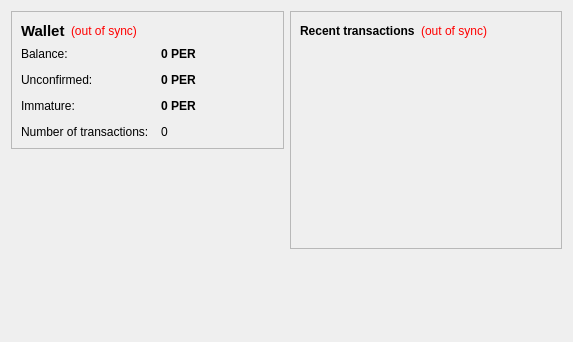
<?xml version="1.0" encoding="UTF-8"?>
<ui version="4.0">
 <class>OverviewPage</class>
 <widget class="QWidget" name="OverviewPage">
  <property name="geometry">
   <rect>
    <x>0</x>
    <y>0</y>
    <width>573</width>
    <height>342</height>
   </rect>
  </property>
  <property name="windowTitle">
   <string>Form</string>
  </property>
  <layout class="QHBoxLayout" name="horizontalLayout" stretch="1,1">
   <item>
    <layout class="QVBoxLayout" name="verticalLayout_2">
     <item>
      <widget class="QFrame" name="frame">
       <property name="frameShape">
        <enum>QFrame::StyledPanel</enum>
       </property>
       <property name="frameShadow">
        <enum>QFrame::Raised</enum>
       </property>
       <layout class="QVBoxLayout" name="verticalLayout_4">
        <item>
         <layout class="QHBoxLayout" name="horizontalLayout_4">
          <item>
           <widget class="QLabel" name="label_5">
            <property name="font">
             <font>
              <pointsize>11</pointsize>
              <weight>75</weight>
              <bold>true</bold>
             </font>
            </property>
            <property name="text">
             <string>Wallet</string>
            </property>
           </widget>
          </item>
          <item>
           <widget class="QLabel" name="labelWalletStatus">
            <property name="toolTip">
             <string>The displayed information may be out of date. Your wallet automatically synchronizes with the PercivalCoin network after a connection is established, but this process has not completed yet.</string>
            </property>
            <property name="styleSheet">
             <string notr="true">QLabel { color: red; }</string>
            </property>
            <property name="text">
             <string notr="true">(out of sync)</string>
            </property>
            <property name="alignment">
             <set>Qt::AlignLeading|Qt::AlignLeft|Qt::AlignVCenter</set>
            </property>
           </widget>
          </item>
          <item>
           <spacer name="horizontalSpacer_2">
            <property name="orientation">
             <enum>Qt::Horizontal</enum>
            </property>
            <property name="sizeHint" stdset="0">
             <size>
              <width>40</width>
              <height>20</height>
             </size>
            </property>
           </spacer>
          </item>
         </layout>
        </item>
        <item>
         <layout class="QFormLayout" name="formLayout_2">
          <property name="fieldGrowthPolicy">
           <enum>QFormLayout::AllNonFixedFieldsGrow</enum>
          </property>
          <property name="horizontalSpacing">
           <number>12</number>
          </property>
          <property name="verticalSpacing">
           <number>12</number>
          </property>
          <item row="0" column="0">
           <widget class="QLabel" name="label">
            <property name="text">
             <string>Balance:</string>
            </property>
           </widget>
          </item>
          <item row="0" column="1">
           <widget class="QLabel" name="labelBalance">
            <property name="font">
             <font>
              <weight>75</weight>
              <bold>true</bold>
             </font>
            </property>
            <property name="cursor">
             <cursorShape>IBeamCursor</cursorShape>
            </property>
            <property name="toolTip">
             <string>Your current balance</string>
            </property>
            <property name="text">
             <string notr="true">0 PER</string>
            </property>
            <property name="textInteractionFlags">
             <set>Qt::LinksAccessibleByMouse|Qt::TextSelectableByKeyboard|Qt::TextSelectableByMouse</set>
            </property>
           </widget>
          </item>
          <item row="1" column="0">
           <widget class="QLabel" name="label_3">
            <property name="text">
             <string>Unconfirmed:</string>
            </property>
           </widget>
          </item>
          <item row="1" column="1">
           <widget class="QLabel" name="labelUnconfirmed">
            <property name="font">
             <font>
              <weight>75</weight>
              <bold>true</bold>
             </font>
            </property>
            <property name="cursor">
             <cursorShape>IBeamCursor</cursorShape>
            </property>
            <property name="toolTip">
             <string>Total of transactions that have yet to be confirmed, and do not yet count toward the current balance</string>
            </property>
            <property name="text">
             <string notr="true">0 PER</string>
            </property>
            <property name="textInteractionFlags">
             <set>Qt::LinksAccessibleByMouse|Qt::TextSelectableByKeyboard|Qt::TextSelectableByMouse</set>
            </property>
           </widget>
          </item>
          <item row="3" column="0">
           <widget class="QLabel" name="label_2">
            <property name="text">
             <string>Number of transactions:</string>
            </property>
           </widget>
          </item>
          <item row="3" column="1">
           <widget class="QLabel" name="labelNumTransactions">
            <property name="toolTip">
             <string>Total number of transactions in wallet</string>
            </property>
            <property name="text">
             <string notr="true">0</string>
            </property>
           </widget>
          </item>
          <item row="2" column="0">
           <widget class="QLabel" name="labelImmatureText">
            <property name="text">
             <string>Immature:</string>
            </property>
           </widget>
          </item>
          <item row="2" column="1">
           <widget class="QLabel" name="labelImmature">
            <property name="font">
             <font>
              <weight>75</weight>
              <bold>true</bold>
             </font>
            </property>
            <property name="toolTip">
             <string>Mined balance that has not yet matured</string>
            </property>
            <property name="text">
             <string notr="true">0 PER</string>
            </property>
            <property name="textInteractionFlags">
             <set>Qt::LinksAccessibleByMouse|Qt::TextSelectableByKeyboard|Qt::TextSelectableByMouse</set>
            </property>
           </widget>
          </item>
         </layout>
        </item>
       </layout>
      </widget>
     </item>
     <item>
      <spacer name="verticalSpacer">
       <property name="orientation">
        <enum>Qt::Vertical</enum>
       </property>
       <property name="sizeHint" stdset="0">
        <size>
         <width>20</width>
         <height>40</height>
        </size>
       </property>
      </spacer>
     </item>
    </layout>
   </item>
   <item>
    <layout class="QVBoxLayout" name="verticalLayout_3">
     <item>
      <widget class="QFrame" name="frame_2">
       <property name="frameShape">
        <enum>QFrame::StyledPanel</enum>
       </property>
       <property name="frameShadow">
        <enum>QFrame::Raised</enum>
       </property>
       <layout class="QVBoxLayout" name="verticalLayout">
        <item>
         <layout class="QHBoxLayout" name="horizontalLayout_2">
          <item>
           <widget class="QLabel" name="label_4">
            <property name="text">
             <string>&lt;b&gt;Recent transactions&lt;/b&gt;</string>
            </property>
           </widget>
          </item>
          <item>
           <widget class="QLabel" name="labelTransactionsStatus">
            <property name="toolTip">
             <string>The displayed information may be out of date. Your wallet automatically synchronizes with the PercivalCoin network after a connection is established, but this process has not completed yet.</string>
            </property>
            <property name="styleSheet">
             <string notr="true">QLabel { color: red; }</string>
            </property>
            <property name="text">
             <string notr="true">(out of sync)</string>
            </property>
            <property name="alignment">
             <set>Qt::AlignRight|Qt::AlignTrailing|Qt::AlignVCenter</set>
            </property>
           </widget>
          </item>
          <item>
           <spacer name="horizontalSpacer">
            <property name="orientation">
             <enum>Qt::Horizontal</enum>
            </property>
            <property name="sizeHint" stdset="0">
             <size>
              <width>40</width>
              <height>20</height>
             </size>
            </property>
           </spacer>
          </item>
         </layout>
        </item>
        <item>
         <widget class="QListView" name="listTransactions">
          <property name="styleSheet">
           <string notr="true">QListView { background: transparent; }</string>
          </property>
          <property name="frameShape">
           <enum>QFrame::NoFrame</enum>
          </property>
          <property name="verticalScrollBarPolicy">
           <enum>Qt::ScrollBarAlwaysOff</enum>
          </property>
          <property name="horizontalScrollBarPolicy">
           <enum>Qt::ScrollBarAlwaysOff</enum>
          </property>
          <property name="selectionMode">
           <enum>QAbstractItemView::NoSelection</enum>
          </property>
         </widget>
        </item>
       </layout>
      </widget>
     </item>
     <item>
      <spacer name="verticalSpacer_2">
       <property name="orientation">
        <enum>Qt::Vertical</enum>
       </property>
       <property name="sizeHint" stdset="0">
        <size>
         <width>20</width>
         <height>40</height>
        </size>
       </property>
      </spacer>
     </item>
    </layout>
   </item>
  </layout>
 </widget>
 <resources/>
 <connections/>
</ui>
